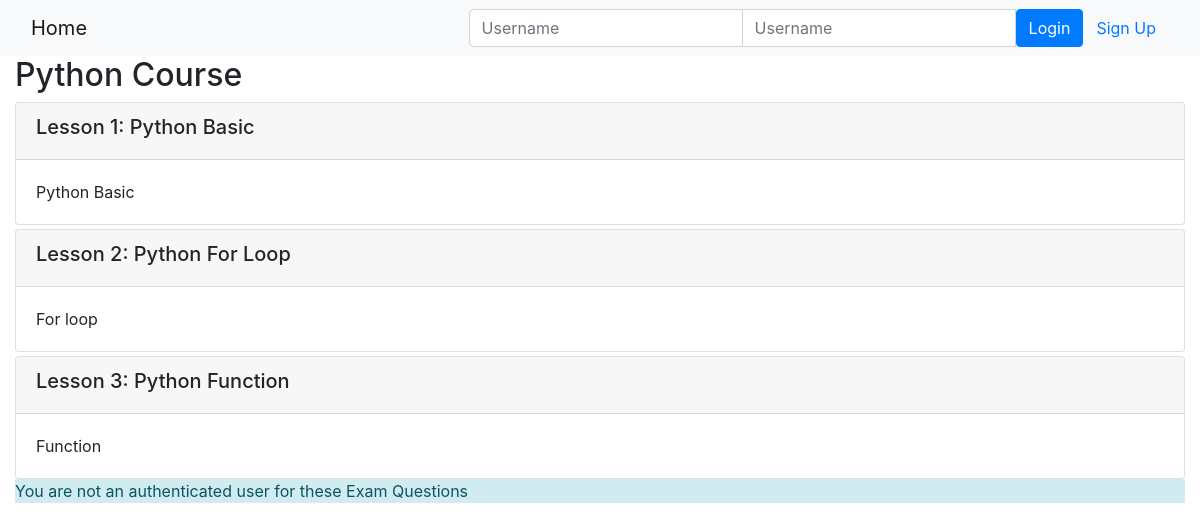
Page /onlinecourse/1/ on the committed database.
### onlinecourse/models.py (models this page shows, shortened)
class Course(models.Model):
    name = models.CharField(null=False, max_length=30, default='online course')
    image = models.ImageField(upload_to='course_images/')
    description = models.CharField(max_length=1000)
    pub_date = models.DateField(null=True)
    instructors = models.ManyToManyField(Instructor)
    users = models.ManyToManyField(settings.AUTH_USER_MODEL, through='Enrollment')
    total_enrollment = models.IntegerField(default=0)
    is_enrolled = False

class Lesson(models.Model):
    title = models.CharField(max_length=200, default="title")
    order = models.IntegerField(default=0)
    course = models.ForeignKey(Course, on_delete=models.CASCADE)
    content = models.TextField()

### onlinecourse/views.py (the view)
# urls.py: path('<int:pk>/', views.CourseDetailView.as_view(), name='course_details'),
class CourseDetailView(generic.DetailView):
    model = Course
    template_name = 'onlinecourse/course_detail_bootstrap.html'

### onlinecourse/templates/onlinecourse/course_detail_bootstrap.html (shortened to what this page needs)
<!DOCTYPE html>
<html lang="en">
<head>
     {% load static %}
    <link rel="stylesheet" href="https://maxcdn.bootstrapcdn.com/bootstrap/4.5.2/css/bootstrap.min.css">
</head>
<body>
    <nav class="navbar navbar-light bg-light">
        <div class="container-fluid">
            <div class="navbar-header">
                  <a class="navbar-brand" href="{% url 'onlinecourse:index' %}">Home</a>
            </div>
            <ul class="nav navbar-nav navbar-right">
                {% if user.is_authenticated %}
                <li>
                    <a class="btn btn-link" href="#">{{ user.first_name }}({{ user.username }})</a>
                    <a class="btn btn-link" href="{% url 'onlinecourse:logout' %}">Logout</a>
                </li>
                {% else %}
                <li>
                    <form class="form-inline" action="{% url 'onlinecourse:login' %}" method="post">
                        <div class="input-group">
                            <input type="text" class="form-control" placeholder="Username" name="username" >
                            <input type="password" class="form-control" placeholder="Username" name="psw" >
                            <button class="btn btn-primary" type="submit">Login</button>
                            <a class="btn btn-link" href="{% url 'onlinecourse:registration' %}">Sign Up</a>
                        </div>
                    </form>
                </li>
                {% endif %}
            </ul>
        </div>
    </nav>
    <div class="container-fluid">
            <h2>{{ course.name }}</h2>
            <div class="card-columns-vertical">
                {% for lesson in course.lesson_set.all %}
                    <div class="card mt-1">
                        <div class="card-header"><h5>Lesson {{lesson.order|add:1}}: {{lesson.title}}</h5></div>
                        <div class="card-body">{{lesson.content}}</div>
                    </div>
                {% endfor %}
            </div>
            {% if not user.is_authenticated %}
                <div class='alert-info'>You are not an authenticated user for these Exam Questions</div>
            {% endif %}
    </div>
</body>
</html>

### rows in the picture
Course: name "Python Course"
Lesson: order|add "1", title "Python Basic", content "Python Basic"
Lesson: order|add "2", title "Python For Loop", content "For loop"
Lesson: order|add "3", title "Python Function", content "Function"
